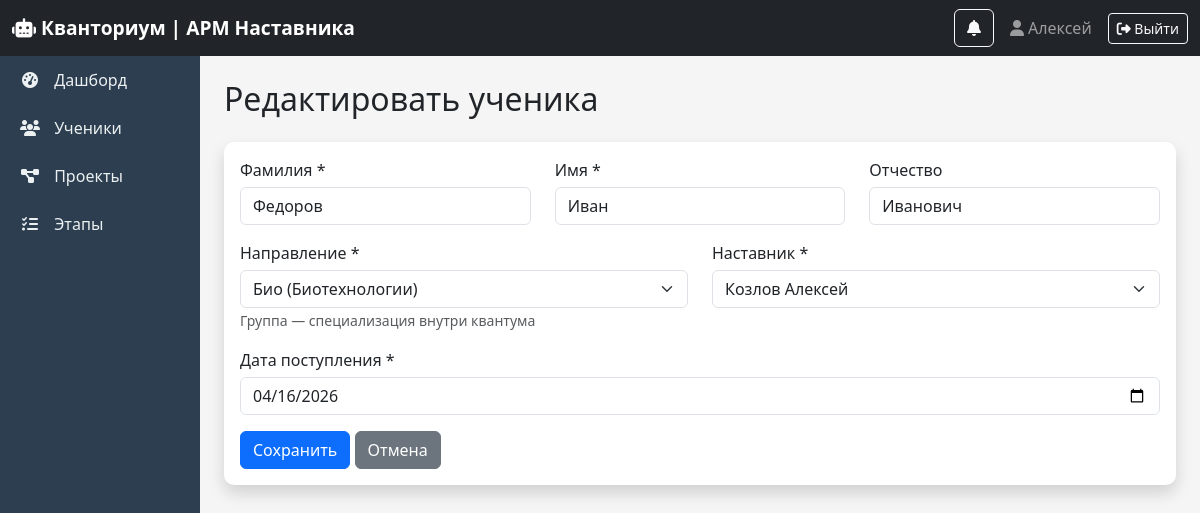
Page /students/5/edit/ (signed in) on the committed database.
### core/models.py (models this page shows, shortened)
class Student(models.Model):
    last_name = models.CharField(max_length=50, verbose_name="Фамилия")
    first_name = models.CharField(max_length=50, verbose_name="Имя")
    middle_name = models.CharField(max_length=50, blank=True, verbose_name="Отчество")
    group_name = models.CharField(max_length=50, verbose_name="Направление")  # группа
    mentor = models.ForeignKey(Mentor, on_delete=models.SET_NULL, null=True, verbose_name="Наставник")
    enrollment_date = models.DateField(verbose_name="Дата поступления")
    class Meta:
        verbose_name = "Обучающийся"
        verbose_name_plural = "Обучающиеся"

class Mentor(models.Model):
    user = models.OneToOneField(User, on_delete=models.CASCADE, verbose_name="Пользователь")
    department = models.CharField(max_length=100, verbose_name="Квантум")  # факультет
    phone = models.CharField(max_length=20, blank=True, verbose_name="Телефон")
    class Meta:
        verbose_name = "Наставник"
        verbose_name_plural = "Наставники"

### core/views.py (the view, shortened to what this page needs)
# urls.py: path('students/<int:pk>/edit/', views.student_edit, name='student_edit'),
@login_required
def student_edit(request, pk):
    if not user_can_edit(request):
        return redirect('student_list')
    student = get_object_or_404(Student, pk=pk)
    mentors = Mentor.objects.all()
    group_choices = [
        'Промышленная робототехника',
        'VR/AR (Виртуальная реальность)',
        'Хайтек (High-tech)',
        'IT (Информационные технологии)',
        'Био (Биотехнологии)',
        'Промдизайн (Промышленный дизайн)',
    ]
    return render(request, 'core/student_form.html',
                  {'student': student, 'mentors': mentors, 'group_choices': group_choices})

### core/views.py (called while the page is built)
def get_user_mentor(request):
    if not request.user.is_authenticated:
        return None
    try:
        return request.user.mentor
    except:
        return None

def user_can_edit(request):
    if request.user.is_superuser:
        return True
    if request.user.username == 'metodist':
        return False
    return True

### core/templates/core/student_form.html (shortened to what this page needs)
{% extends 'core/base.html' %}
{% block content %}
<h2 class="mb-4">
    {% if student %}Редактировать ученика{% else %}Новый ученик{% endif %}
</h2>
<div class="card shadow">
    <div class="card-body">
        <form method="post">
            <div class="row">
                <div class="col-md-4 mb-3">
                    <label for="last_name" class="form-label">Фамилия *</label>
                    <input type="text" name="last_name" id="last_name" class="form-control" value="{{ student.last_name|default:'' }}" required>
                </div>
                <div class="col-md-4 mb-3">
                    <label for="first_name" class="form-label">Имя *</label>
                    <input type="text" name="first_name" id="first_name" class="form-control" value="{{ student.first_name|default:'' }}" required>
                </div>
                <div class="col-md-4 mb-3">
                    <label for="middle_name" class="form-label">Отчество</label>
                    <input type="text" name="middle_name" id="middle_name" class="form-control" value="{{ student.middle_name|default:'' }}">
                </div>
            </div>
            <div class="row">
                <div class="col-md-6 mb-3">
                    <label for="group_name" class="form-label">Направление *</label>
                    <select name="group_name" id="group_name" class="form-select" required>
                        {% for choice in group_choices %}
                        <option value="{{ choice }}" {% if student.group_name == choice %}selected{% endif %}>
                            {{ choice }}
                        </option>
                        {% endfor %}
                    </select>
                    <small class="text-muted">Группа — специализация внутри квантума</small>
                </div>
                <div class="col-md-6 mb-3">
                    <label for="mentor" class="form-label">Наставник *</label>
                    <select name="mentor" id="mentor" class="form-select" required>
                        {% for mentor in mentors %}
                        <option value="{{ mentor.id }}" {% if student.mentor.id == mentor.id %}selected{% endif %}>
                            {{ mentor.user.last_name }} {{ mentor.user.first_name }}
                        </option>
                        {% endfor %}
                    </select>
                </div>
            </div>
            <div class="mb-3">
                <label for="enrollment_date" class="form-label">Дата поступления *</label>
                <input type="date" name="enrollment_date" id="enrollment_date" class="form-control" value="{{ student.enrollment_date|date:'Y-m-d'|default:'' }}" required>
            </div>
            <button type="submit" class="btn btn-primary">Сохранить</button>
            <a href="{% url 'student_list' %}" class="btn btn-secondary">Отмена</a>
        </form>
    </div>
</div>
{% endblock %}

### core/templates/core/base.html (shortened to what this page needs)
<!DOCTYPE html>
<html lang="ru">
<head>
    <link href="https://cdn.jsdelivr.net/npm/bootstrap@5.3.0/dist/css/bootstrap.min.css" rel="stylesheet">
    <link rel="stylesheet" href="https://cdnjs.cloudflare.com/ajax/libs/font-awesome/6.4.0/css/all.min.css">
</head>
<body>
    <nav class="navbar navbar-dark bg-dark">
        <div class="container-fluid">
            <a class="navbar-brand" href="{% url 'dashboard' %}"><i class="fas fa-robot"></i> Кванториум | АРМ Наставника</a>
            <div class="d-flex align-items-center">
                <div class="dropdown me-3">
                    <button type="button" class="btn btn-outline-light position-relative" data-bs-toggle="dropdown">
                        <i class="fas fa-bell"></i>
                    </button>
                </div>
                <span class="navbar-text me-3"><i class="fas fa-user"></i> {{ user.first_name|default:user.username }}</span>
                <a href="{% url 'logout' %}" class="btn btn-outline-light btn-sm"><i class="fas fa-sign-out-alt"></i> Выйти</a>
            </div>
        </div>
    </nav>
    <div class="container-fluid">
        <div class="row">
            <div class="col-12 col-md-2 p-0 sidebar">
                <div class="nav flex-column flex-md-column flex-row flex-wrap">
                    <a class="nav-link" href="{% url 'dashboard' %}"><i class="fas fa-tachometer-alt"></i> Дашборд</a>
                    <a class="nav-link" href="{% url 'student_list' %}"><i class="fas fa-users"></i> Ученики</a>
                    <a class="nav-link" href="{% url 'project_list' %}"><i class="fas fa-project-diagram"></i> Проекты</a>
                    <a class="nav-link" href="{% url 'stage_list' %}"><i class="fas fa-tasks"></i> Этапы</a>
                </div>
            </div>
            <div class="col-12 col-md-10 p-4 main-content">{% block content %}{% endblock %}</div>
        </div>
    </div>
</body>
</html>

### core/templates/core/base.html (style rules this page uses)
* { margin: 0; padding: 0; box-sizing: border-box; }
body { background-color: #f5f5f5; font-family: 'Segoe UI', Tahoma, Geneva, Verdana, sans-serif; }
.navbar-brand { font-weight: bold; font-size: 1.2rem; }
.sidebar { min-height: calc(100vh - 56px); background-color: #2c3e50; transition: all 0.3s ease; }
.sidebar .nav-link { color: #ecf0f1; padding: 12px 20px; transition: all 0.3s ease; white-space: nowrap; }
.sidebar .nav-link i { margin-right: 10px; width: 20px; text-align: center; }
.main-content { min-height: calc(100vh - 56px); background-color: #f5f5f5; }
.form-label { font-weight: 500; margin-bottom: 5px; }
.card { border: none; border-radius: 10px; }
.card.shadow { box-shadow: 0 5px 15px rgba(0,0,0,0.08); }

### rows in the picture
Student: last_name "Федоров", first_name "Иван", middle_name "Иванович", group_name "Био (Биотехнологии)", mentor "Козлов Алексей", enrollment_date "04/16/2026"

### other values in the picture
{{ user.first_name|default:user.username }} "Алексей"
